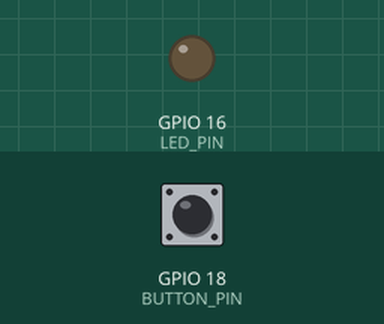
The sketch below on a simulated ESP32. Parts: output pins drawn as LEDs (lit = HIGH). The test bench sets the inputs (shaded band); at power-on: GPIO 18 (BUTTON_PIN) HIGH. What the sketch prints to the serial monitor is not drawn.

Above: at 1.2 s.
1.3 s: GPIO 18 (BUTTON_PIN) pulled LOW for 0.15 s
At 2.5 s:
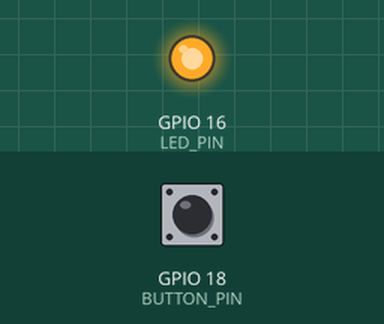
2.9 s: GPIO 18 (BUTTON_PIN) pulled LOW for 1 s
At 4.0 s:
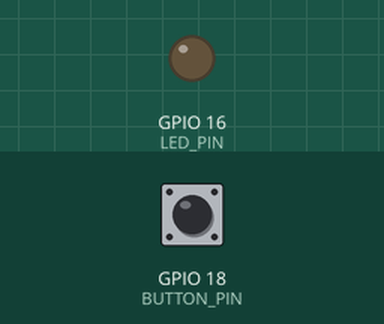
5.4 s: GPIO 18 (BUTTON_PIN) pulled LOW for 3.2 s
At 5.9 s:
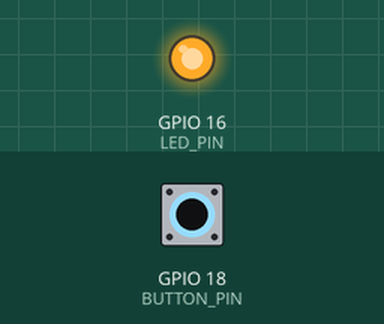
Timing chart, 0 to 8.4 s (numbered marks = the images above; inputs shaded):
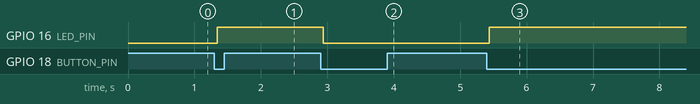

The sketch:

lab03_debounce_toggle.ino
```cpp
/*
 * Lab 03.3 : Debounce และ toggle
 * คำอธิบาย : ยืนยันค่าที่คงที่ 40 ms แล้วสลับ LED เฉพาะขอบกด
 * วงจร     : S3: GPIO5 -> R220Ω -> LED -> GND; WROOM: GPIO16; ปุ่มโมดูล VCC3V3/GND/OUT18
 * ไลบรารี  : ไม่ใช้ไลบรารีภายนอก
 * Board    : ESP32S3 Dev Module (หลัก) / ESP32 Dev Module (WROOM), core 3.x
 */
#include <Arduino.h>

#if defined(CONFIG_IDF_TARGET_ESP32S3)
constexpr uint8_t LED_PIN = 5;  // LED ภายนอกหลัก คงขานี้จาก Lab02
constexpr uint8_t BUTTON_PIN = 18;
#elif defined(CONFIG_IDF_TARGET_ESP32)
constexpr uint8_t LED_PIN = 16;  // สำหรับ ESP32-WROOM-32 รุ่นเดิม
constexpr uint8_t BUTTON_PIN = 18;
#else
#error "Select ESP32S3 Dev Module or ESP32 Dev Module"
#endif
constexpr uint8_t BUTTON_PRESSED_LEVEL = LOW;  // ถ้ากดแล้ว raw=HIGH ให้เปลี่ยนเป็น HIGH
constexpr uint32_t DEBOUNCE_MS = 40;
bool lastRawLevel = HIGH;
bool stableLevel = HIGH;
bool ledOn = false;
uint32_t lastRawChangeMs = 0;

// คืน true เฉพาะรอบที่ยืนยันขอบกดใหม่ ไม่คืน true ซ้ำระหว่างกดค้าง
bool pressedEdge(uint32_t now) {
  const bool rawLevel = digitalRead(BUTTON_PIN);
  if (rawLevel != lastRawLevel) {
    lastRawChangeMs = now;
    lastRawLevel = rawLevel;
  }
  if (now - lastRawChangeMs < DEBOUNCE_MS || rawLevel == stableLevel) {
    return false;
  }
  stableLevel = rawLevel;
  return stableLevel == BUTTON_PRESSED_LEVEL;
}

void setup() {
  Serial.begin(115200);
  pinMode(BUTTON_PIN, INPUT);  // โมดูลมี R ในตัว ใช้ระดับ OUT ที่ไม่เกิน 3.3V
  // เริ่ม raw/stable จากขาจริง กดค้างขณะเปิดเครื่องไม่สร้างขอบกดปลอม
  lastRawLevel = digitalRead(BUTTON_PIN);
  stableLevel = lastRawLevel;
  lastRawChangeMs = millis();
  pinMode(LED_PIN, OUTPUT);
  digitalWrite(LED_PIN, LOW);
  Serial.println("[BUTTON] debounce 40 ms พร้อมทำงาน");
}

void loop() {
  const uint32_t now = millis();
  if (pressedEdge(now)) {
    ledOn = !ledOn;
    digitalWrite(LED_PIN, ledOn ? HIGH : LOW);
    Serial.printf("[BUTTON] LED=%s\n", ledOn ? "ON" : "OFF");
  }
}
```

Measured:
- after the input at 1.3 s, GPIO 16 (LED_PIN): LOW → HIGH at once
- after the input at 2.9 s, GPIO 16 (LED_PIN): HIGH → LOW at once
- after the input at 5.4 s, GPIO 16 (LED_PIN): LOW → HIGH at once
